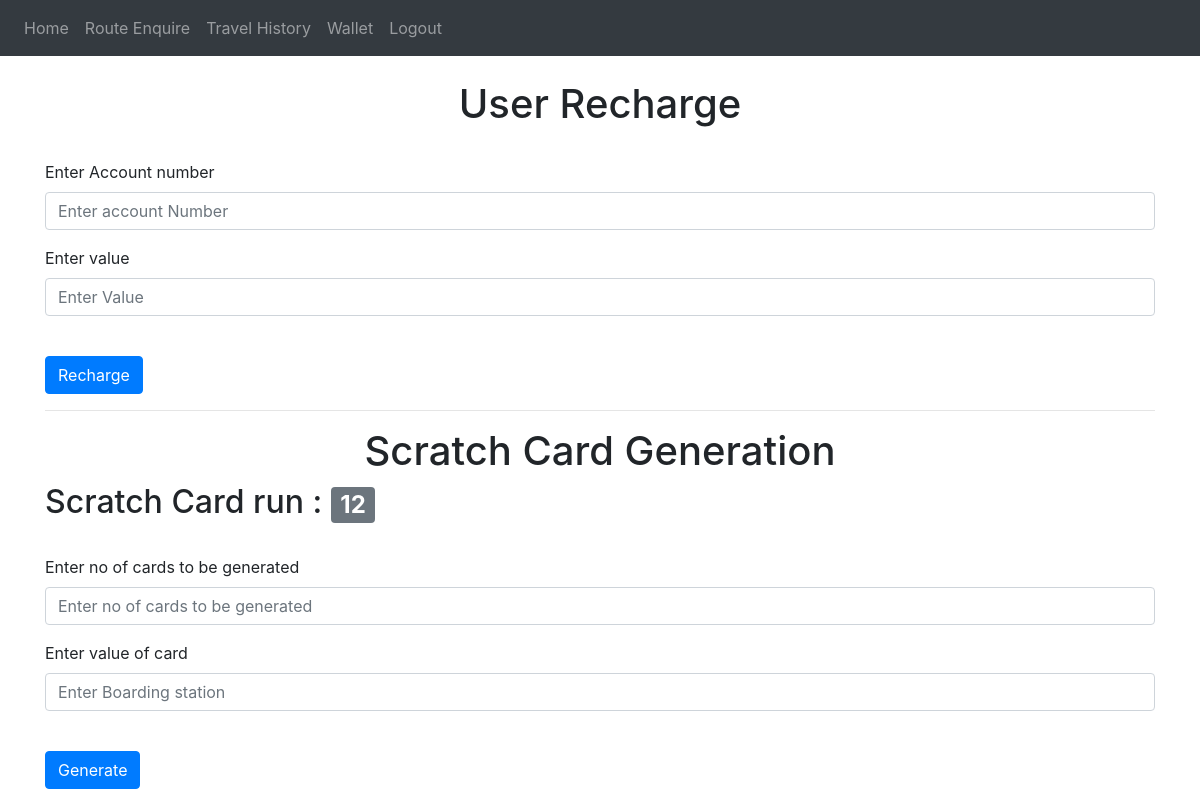
Page /admin-wallet-recharge (signed in) on the earlier database version.
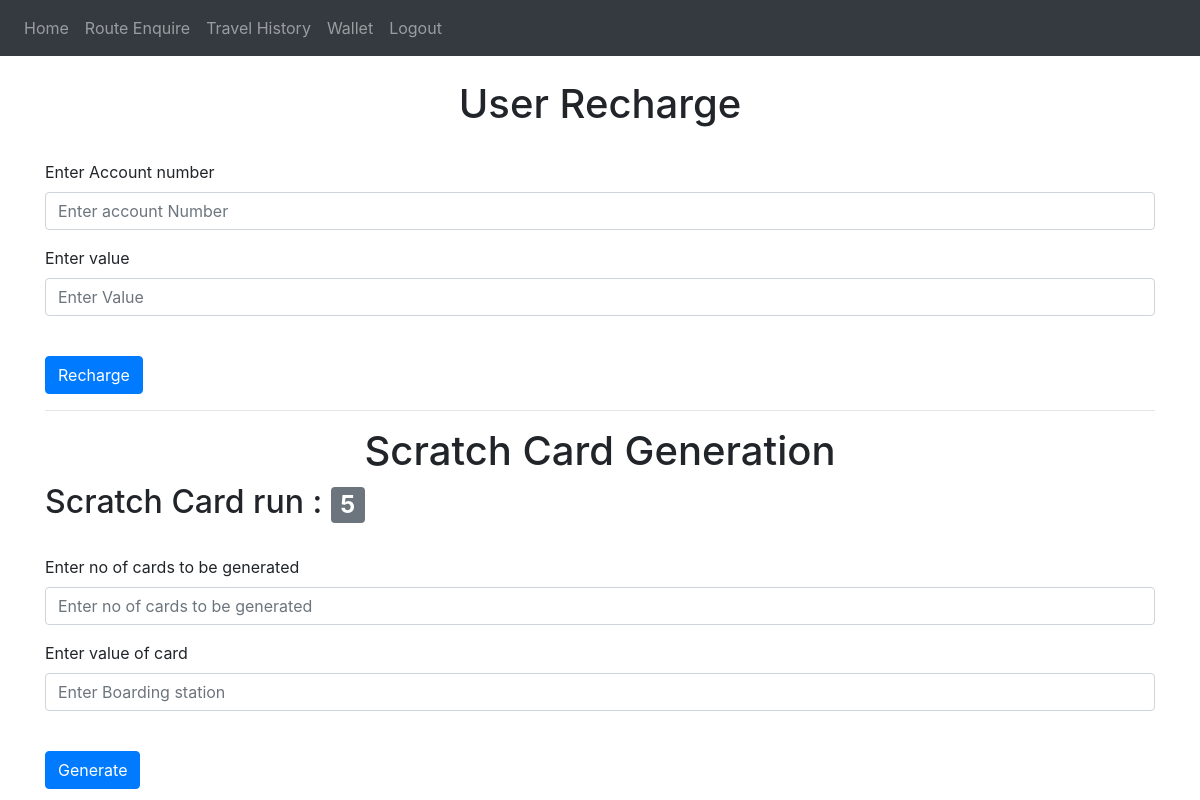
Same page on the later database version.
### website/models.py (models this page shows)
class Site_settings(db.Model):
    id = db.Column(db.Integer , primary_key = True)
    scratch_card_run = db.Column(db.Integer)

### website/views.py (the view, shortened to what this page needs)
@views.route('/admin-wallet-recharge', methods=['GET', 'POST'])
@login_required
def admin_wallet_recharge():
    ss= Site_settings.query.first()
    scr = ss
    return render_template("admin_wallet_recharge.html" , user = current_user , scr = scr)

### website/__init__.py (called while the page is built)
def create_app():
    app = Flask(__name__)
    app.config['SECRET_KEY'] = '#itsactuallyapassword'
    app.config['SQLALCHEMY_DATABASE_URI'] = f'sqlite:///{DB_NAME}'
    db.init_app(app)
    from .views import views
    from .auth import auth
    app.register_blueprint(views, url_prefix='/')
    app.register_blueprint(auth, url_prefix='/')
    from .models import User, Conductor_details
    create_database(app)
    login_manager = LoginManager()
    login_manager.login_view = 'auth.login'
    login_manager.init_app(app)
    @login_manager.user_loader
    def load_user(id):
        return User.query.get(int(id))
    return app

### website/templates/admin_wallet_recharge.html (shortened to what this page needs)
{% extends "base.html" %}
{% block content %}
<br>
<div>
  <h1 align="center" >User Recharge</h1>
  <br>
  <form method="POST">
    <div class="form-group">
      <label for="no">Enter Account number</label>
      <input
        type="text"
        class="form-control"
        id="account_number"
        name="account_number"
        placeholder="Enter account Number"
      />
    </div>
    <div class="form-group">
      <label for="integer">Enter value </label>
      <input
        type="integer"
        class="form-control"
        id="val"
        name="val"
        placeholder="Enter Value"
      />
    </div>
    <br>
    <button type="submit" class="btn btn-primary">Recharge</button>
  </form>
</div>
<hr>
<h1 align = "center">Scratch Card Generation</h1>
<div>
<h2>Scratch Card run : <span class="badge badge-secondary">{{scr.scratch_card_run}}</span></h1>
<br>
<div>
<div>
<form method="POST">
    <div class="form-group">
      <label for="no">Enter no of cards to be generated</label>
      <input
        type="integer"
        class="form-control"
        id="no"
        name="no"
        placeholder="Enter no of cards to be generated"
      />
    </div>
    <div class="form-group">
      <label for="integer">Enter value of card</label>
      <input
        type="integer"
        class="form-control"
        id="value"
        name="value"
        placeholder="Enter Boarding station"
      />
    </div>
    <br />
    <button type="submit" class="btn btn-primary">Generate</button>
</form>
</div>
</div>
</div>
{% endblock %}

Differences in the rows shown:
changed Site_settings: scratch_card_run "12" → "5"
